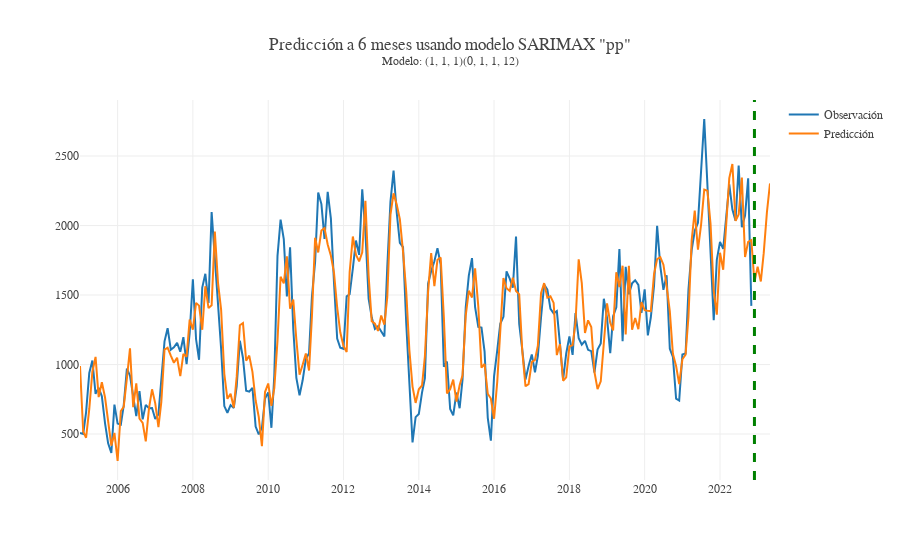

The notebook cell saved with this chart:
### Code cell
fitted = test_model_pp.fit(disp=False)
forecast_test = fitted.forecast(meses_prediccion, exog = X_new_test)
forecast_test = pd.concat([fitted.fittedvalues, forecast_test])
obs_pred_test = pd.DataFrame({"observado":y_test,
                            "prediccion": forecast_test})
plot_predicc_obs_exog = go.Figure()
plot_predicc_obs_exog.add_trace(go.Scatter(x=y_test.index.to_timestamp(), y = y_test, name = "Observación"))
plot_predicc_obs_exog.add_trace(go.Scatter(x=obs_pred_test.index.to_timestamp(), y = obs_pred_test["prediccion"], name = "Predicción"))
plot_predicc_obs_exog.add_vline(x = obs_pred_test.index[-meses_testeo].to_timestamp(), line_width=3, line_dash="dash", line_color="green")
plot_predicc_obs_exog.update_layout(template = None, title_text =f"Predicción a 6 meses usando modelo SARIMAX \"{'pp'}\"<br><sup>Modelo: {order_main}{seasonal_order_main}",
font_family = "georgia")
plot_predicc_obs_exog.write_image("../output/Prediccion_sarimax_plot.pdf")
plot_predicc_obs_exog.show()

### Figure 1 — Plotly figure (JSON) as saved in the notebook; plotly's stock layout.template omitted (floating-point values rounded to 4 significant figures; data arrays with more than 128 entries replaced by an {"elided": "..."} marker saying what was removed)
{"data": [{"name": "Observación", "type": "scatter", "x": {"elided": "215 str values"}, "y": {"elided": "215 float values"}}, {"name": "Predicción", "type": "scatter", "x": {"elided": "221 str values"}, "y": {"elided": "221 float values"}}], "layout": {"font": {"family": "georgia"}, "shapes": [{"line": {"color": "green", "dash": "dash", "width": 3}, "type": "line", "x0": "2022-12-01T00:00:00", "x1": "2022-12-01T00:00:00", "xref": "x", "y0": 0, "y1": 1, "yref": "y domain"}], "title": {"text": "Predicción a 6 meses usando modelo SARIMAX \"pp\"<br><sup>Modelo: (1, 1, 1)(0, 1, 1, 12)"}}}
